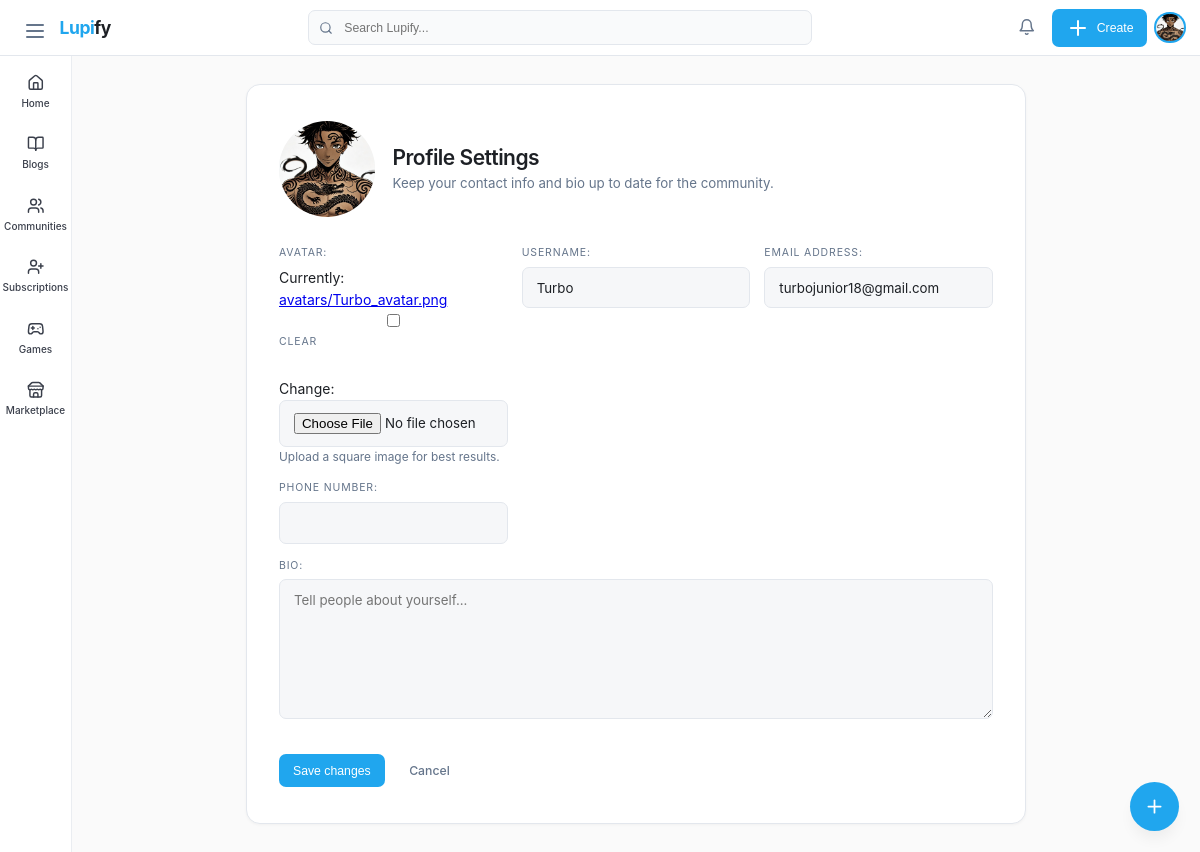
Page /accounts/profile/ (signed in) on the committed database.
### accounts/models.py (models this page shows, shortened)
class CustomUser(AbstractUser):
    bio = models.TextField(blank=True, null=True)
    avatar = models.ImageField(upload_to="avatars/", blank=True, null=True)
    color = models.CharField(max_length=20, default=random_color)
    is_verified = models.BooleanField(default=False)
    is_premium = models.BooleanField(default=False)
    is_email_verified = models.BooleanField(default=False)
    email_verification_code = models.CharField(max_length=6, blank=True, null=True)
    email_verification_attempts = models.IntegerField(default=0)
    email_verification_expires_at = models.DateTimeField(null=True, blank=True)
    social_youtube = models.URLField(max_length=255, blank=True, null=True)
    social_instagram = models.URLField(max_length=255, blank=True, null=True)
    social_tiktok = models.URLField(max_length=255, blank=True, null=True)
    social_twitch = models.URLField(max_length=255, blank=True, null=True)
    social_github = models.URLField(max_length=255, blank=True, null=True)
    public_profile = models.BooleanField(default=False)
    allow_public_socials = models.BooleanField(default=True)
    allow_dms = models.BooleanField(default=True)
    blocked_users = models.ManyToManyField(
        "self", symmetrical=False, related_name="blocked_by", blank=True
    )
    warning_count = models.IntegerField(default=0)
    suspended_until = models.DateTimeField(null=True, blank=True)
    phone_number = models.CharField(
        max_length=15,
        blank=True,
        null=True,
        validators=[
            RegexValidator(
                regex=r"^\+?\d{9,15}$",
                message="Phone number must be entered in the format: '+999999999'. Up to 15 digits allowed.",
            )
        ],
    )
    followers = models.ManyToManyField(
        "self", symmetrical=False, related_name="following", blank=True
    )
    saved_communities = models.ManyToManyField(
        "communities.Community", related_name="saved_by_users", blank=True
    )
    THEME_CHOICES = [("light", "Light"), ("dark", "Dark"), ("system", "System")]
    theme_preference = models.CharField(
        max_length=10, choices=THEME_CHOICES, default="light"
    )
    accent_color = models.CharField(max_length=9, default="#1f9cee")
    font_size = models.PositiveSmallIntegerField(default=14)

### accounts/views.py (the view)
# urls.py: path("profile/", views.profile_view, name="profile"),
@login_required
def profile_view(request):
    user = request.user
    if request.method == "POST":
        form = ProfileUpdateForm(request.POST, request.FILES, instance=user)
        if form.is_valid():
            form.save()
            messages.success(request, "Your profile has been updated!")
            return redirect("profile")
    else:
        form = ProfileUpdateForm(instance=user)
    return render(request, "accounts/profile.html", {"form": form})

### accounts/forms.py (shortened to what this page needs)
class ProfileUpdateForm(forms.ModelForm):
    class Meta:
        model = CustomUser
        fields = ["username", "email", "phone_number", "bio", "avatar"]
        widgets = {
            "bio": forms.Textarea(
                attrs={"rows": 4, "placeholder": "Tell people about yourself..."}
            ),
        }

### accounts/templates/accounts/profile.html (shortened to what this page needs)
{% extends "dashboardhome.html" %}
{% block main_content %}
<div class="profile-page">
    <div class="profile-header">
        <div class="profile-avatar-large">
            {% if request.user.avatar %}
                <img src="{{ request.user.avatar.url }}" alt="{{ request.user.username }}'s avatar">
            {% else %}
                {{ request.user.username|slice:":1"|upper }}
            {% endif %}
        </div>
        <div>
            <h1>Profile Settings</h1>
            <p>Keep your contact info and bio up to date for the community.</p>
        </div>
    </div>
    <form method="post" enctype="multipart/form-data" class="profile-form">
        <div class="form-grid">
            <div class="form-group">
                {{ form.avatar.label_tag }}
                {{ form.avatar }}
                <p class="form-help">Upload a square image for best results.</p>
            </div>
            <div class="form-group">
                {{ form.username.label_tag }}
                {{ form.username }}
            </div>
            <div class="form-group">
                {{ form.email.label_tag }}
                {{ form.email }}
            </div>
            <div class="form-group">
                {{ form.phone_number.label_tag }}
                {{ form.phone_number }}
            </div>
        </div>
        <div class="form-group">
            {{ form.bio.label_tag }}
            {{ form.bio }}
        </div>
        <div class="form-actions">
            <button type="submit" class="btn btn-primary">Save changes</button>
            <a href="{% url 'dashboard_home' %}" class="btn btn-ghost">Cancel</a>
        </div>
    </form>
</div>
{% endblock %}

### templates/dashboardhome.html (shortened to what this page needs)
{% load static %}
<!DOCTYPE html>
<html lang="en">
<head>
</head>
<body>
    {% block body_content %}
    {% block header %}
    <header class="header">
        <div style="display: flex; align-items: center; gap: 0.75rem;">
            <button id="menuToggle" class="btn btn-icon btn-ghost" style="display: block;" aria-label="Toggle menu">
                <svg xmlns="http://www.w3.org/2000/svg" width="24" height="24" viewBox="0 0 24 24" fill="none" stroke="currentColor" stroke-width="2" stroke-linecap="round" stroke-linejoin="round">
                    <line x1="4" x2="20" y1="12" y2="12"></line>
                    <line x1="4" x2="20" y1="6" y2="6"></line>
                    <line x1="4" x2="20" y1="18" y2="18"></line>
                </svg>
            </button>
            <a href="{% url 'dashboard_home' %}" class="logo">
                <span>Lupi</span>fy
            </a>
        </div>
        <div class="search-wrapper" style="display: none;">
            <svg class="search-icon" xmlns="http://www.w3.org/2000/svg" width="24" height="24" viewBox="0 0 24 24" fill="none" stroke="currentColor" stroke-width="2" stroke-linecap="round" stroke-linejoin="round">
                <circle cx="11" cy="11" r="8"></circle>
                <path d="m21 21-4.3-4.3"></path>
            </svg>
            <input type="text" id="searchInput" placeholder="Search Lupify..." class="search-input">
        </div>
        <div style="display: flex; align-items: center; gap: 0.5rem;">
            <div class="dropdown notification-dropdown">
                <button id="notificationBell" class="btn btn-icon btn-ghost" style="position: relative;" aria-label="Notifications" type="button" aria-expanded="false">
                    <svg xmlns="http://www.w3.org/2000/svg" width="24" height="24" viewBox="0 0 24 24" fill="none" stroke="currentColor" stroke-width="2" stroke-linecap="round" stroke-linejoin="round">
                        <path d="M6 8a6 6 0 0 1 12 0c0 7 3 9 3 9H3s3-2 3-9"></path>
                        <path d="M10.3 21a1.94 1.94 0 0 0 3.4 0"></path>
                    </svg>
                </button>
            </div>
            <button id="createBtn" class="btn btn-primary" style="display: none;" type="button">
                <svg xmlns="http://www.w3.org/2000/svg" width="24" height="24" viewBox="0 0 24 24" fill="none" stroke="currentColor" stroke-width="2" stroke-linecap="round" stroke-linejoin="round">
                    <path d="M5 12h14"></path>
                    <path d="M12 5v14"></path>
                </svg>
                Create
            </button>
            <div class="dropdown avatar-wrapper">
                <button id="profileBtn" class="avatar user-profile-trigger" aria-label="Profile menu" aria-controls="userMenuDropdown" aria-expanded="false" >
                    {% if user.avatar %}
                        <img src="{{ user.avatar.url }}" alt="{{ user.username }}'s avatar">
                    {% else %}
                        {{ user.username|slice:":1"|upper }}
                    {% endif %}
                </button>
            </div>
        </div>
    </header>
    {% endblock header %}
    {% block sidebar %}
    <aside id="sidebar" class="sidebar mobile-hidden">
        <nav>
            <a href="{% url 'dashboard_home' %}" class="sidebar-link {% if request.resolver_match.url_name == 'dashboard_home' or request.resolver_match.url_name == 'dashboard' %}active{% endif %}" title="Home">
                <span>Home</span>
            </a>
            <a href="{% url 'blogs' %}" class="sidebar-link {% if request.resolver_match.url_name == 'blogs' %}active{% endif %}" title="Blogs">
                <span>Blogs</span>
            </a>
            <a href="{% url 'communities' %}" class="sidebar-link {% if request.resolver_match.url_name == 'communities' %}active{% endif %}" title="Communities">
                <span>Communities</span>
            </a>
            <a href="{% url 'subscriptions' %}" class="sidebar-link {% if request.resolver_match.url_name == 'subscriptions' %}active{% endif %}" title="Subscriptions">
                <span>Subscriptions</span>
            </a>
            <a href="{% url 'games_hub' %}" class="sidebar-link {% if request.resolver_match.url_name == 'games_hub' %}active{% endif %}" title="Games">
                <span>Games</span>
            </a>
            <a href="{% url 'marketplace:home' %}" class="sidebar-link {% if 'marketplace' in request.resolver_match.view_name %}active{% endif %}" title="Marketplace">
                <span>Marketplace</span>
            </a>
        </nav>
    </aside>
    {% endblock sidebar %}
    {% block content %}
    <main class="main-content">
        {% block main_content %}{% endblock main_content %}
    </main>
    {% endblock content %}
    {% block fab_button %}
    <button id="openCreateModalBtn" class="fab" aria-label="Create new content" type="button">
        <svg xmlns="http://www.w3.org/2000/svg" width="24" height="24" viewBox="0 0 24 24" fill="none" stroke="currentColor" stroke-width="2" stroke-linecap="round" stroke-linejoin="round">
            <path d="M5 12h14"></path>
            <path d="M12 5v14"></path>
        </svg>
    </button>
    {% endblock fab_button %}
    {% endblock body_content %}
</body>
</html>

### accounts/templates/accounts/profile.html (style rules this page uses)
.profile-page { max-width: 780px; margin: 0 auto; padding: 36px 32px; border-radius: 1rem; background: hsl(var(--card)); border: 1px solid hsl(var(--border)); box-shadow: var(--shadow-card); }
.profile-header { display: flex; gap: 1.25rem; align-items: center; margin-bottom: 2rem; }
.profile-avatar-large { width: 96px; height: 96px; border-radius: 9999px; background: hsl(var(--secondary)); color: hsl(var(--secondary-foreground)); display: flex; align-items: center; justify-content: center; font-size: 2rem; font-weight: 600; }
.profile-avatar-large img { width: 100%; height: 100%; object-fit: cover; border-radius: inherit; display: block; }
.profile-header h1 { margin: 0; }
.profile-header p { margin: 0.15rem 0 0; color: hsl(var(--muted-foreground)); font-size: 0.95rem; }
.profile-form { display: flex; flex-direction: column; gap: 1rem; }
.form-grid { display: grid; grid-template-columns: repeat(auto-fit, minmax(220px, 1fr)); gap: 1rem; }
.form-group label { display: block; margin-bottom: 0.35rem; font-size: 0.75rem; letter-spacing: 0.08em; text-transform: uppercase; color: hsl(var(--muted-foreground)); }
.profile-form input, .profile-form textarea, .profile-form select { width: 100%; padding: 0.85rem 1rem; border-radius: var(--radius); border: 1px solid hsl(var(--border)); background: hsl(var(--secondary) / 0.75); color: hsl(var(--foreground)); font-family: inherit; font-size: 0.95rem; transition: border-color 0.2s ease, box-shadow 0.2s ease; }
.profile-form textarea { min-height: 140px; resize: vertical; }
.form-actions { display: flex; flex-wrap: wrap; gap: 0.75rem; margin-top: 1rem; }
.form-help { font-size: 0.85rem; color: hsl(var(--muted-foreground)); }

### rows in the picture
CustomUser: avatar (picture), user.avatar (picture), username "Turbo", email "turbojunior18@gmail.com"
